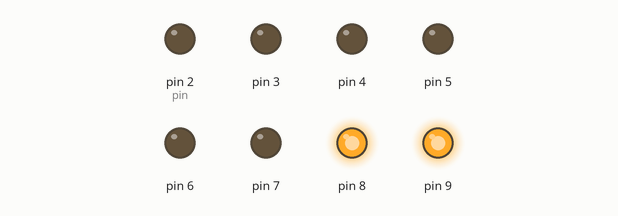
This sketch was run on a simulated Arduino Uno, built with avr-gcc and run on an emulated ATmega328P. On the bench: output pins drawn as LEDs (lit = HIGH).

Above: at 0.5 s.
At 1.5 s:
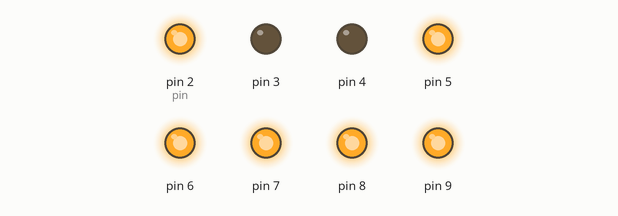
At 2.5 s:
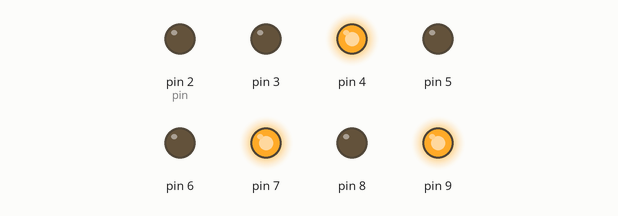
At 4.5 s:
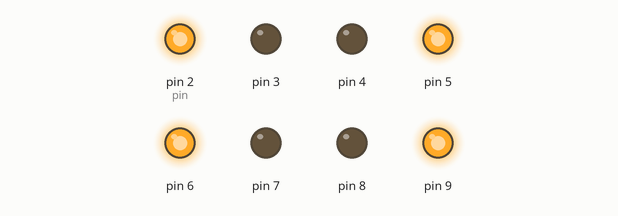
At 6.5 s:
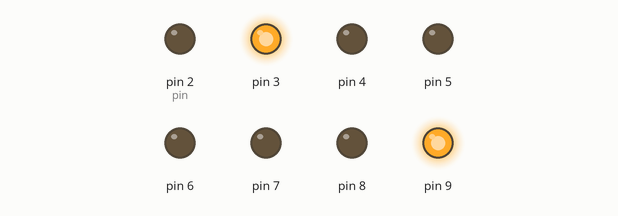
At 9.5 s:
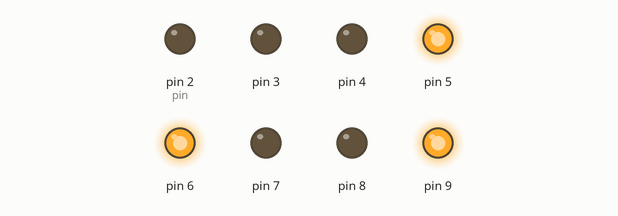
Timing chart, 0 to 11.5 s (numbered marks = the images above):
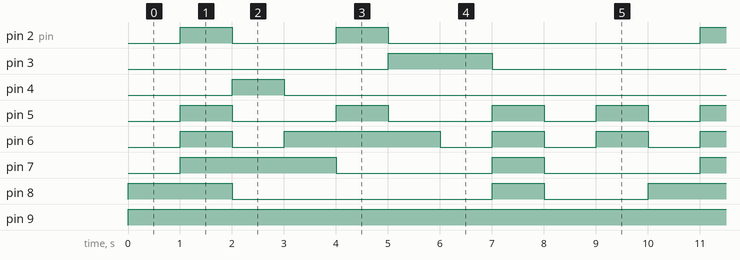

The sketch:

arraysegmen.ino
```cpp
void setup() {
  // put your setup code here, to run once:
  for(int i=2;i<=9;i++)
   {
    pinMode(i,OUTPUT);
   }

}


void loop() {
  // put your main code here, to run repeatedly:

  int array[10][8]={
    {0,0,0,0,0,0,1,1},
    {1,0,0,1,1,1,1,1},
    {0,0,1,0,0,1,0,1},
    {0,0,0,0,1,1,0,1},
    {1,0,0,1,1,0,0,1},
    {0,1,0,0,1,0,0,1},
    {0,1,0,0,0,0,0,1},
    {0,0,0,1,1,1,1,1},
    {0,0,0,0,0,0,0,1},
    {0,0,0,1,1,0,0,1}
  };

  for(int j=0;j<10;j++)
  {
     int pin=2;
    for(int i=0;i<9;i++)
    {

      digitalWrite(pin,array[j][i]);

      pin++;
    }
    delay(1000);
  }


}
```

Measured:
- by itself, pin 2 (pin): repeats every 10.0 s: LOW 2.0 s, HIGH 1.0 s, LOW 6.0 s, HIGH 1.0 s
- by itself, pin 3: alternates HIGH for 2.0 s and LOW for 8.0 s
- by itself, pin 4: alternates HIGH for 1.0 s and LOW for 9.0 s
- by itself, pin 5: repeats every 10.0 s: 2 × (LOW 2.0 s, HIGH 1.0 s), 2 × (LOW 1.0 s, HIGH 1.0 s)
- by itself, pin 6: repeats every 10.0 s: LOW 1.0 s, HIGH 3.0 s, 3 × (LOW 1.0 s, HIGH 1.0 s)
- by itself, pin 7: repeats every 10.0 s: LOW 3.0 s, HIGH 1.0 s, LOW 3.0 s, HIGH 3.0 s
- by itself, pin 8: repeats every 10.0 s: LOW 5.0 s, HIGH 1.0 s, LOW 2.0 s, HIGH 2.0 s
- by itself, pin 9: LOW → HIGH at 0.00 s
